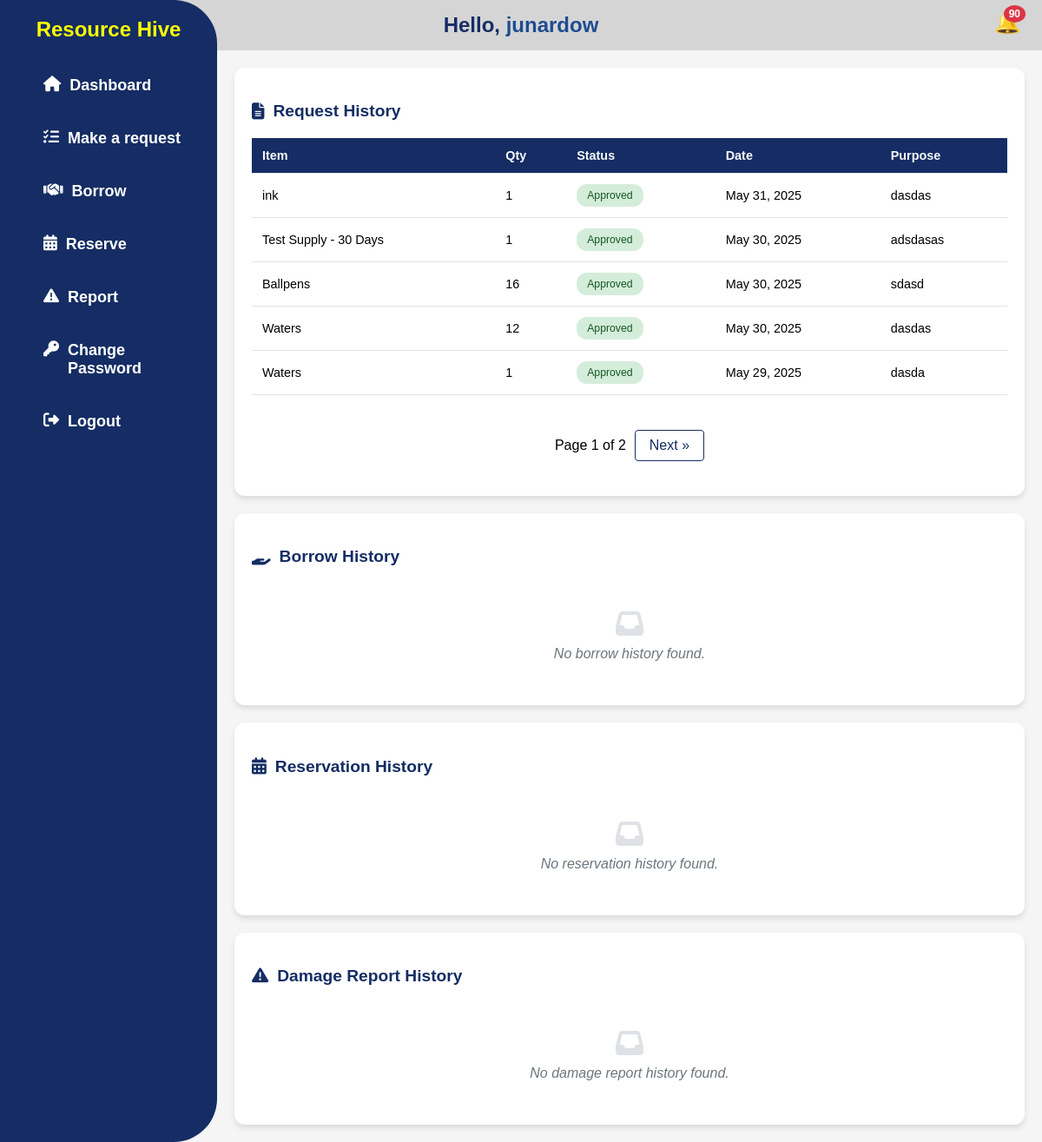
The app's page /userpanel/user_dashboard/ (signed in), older data.
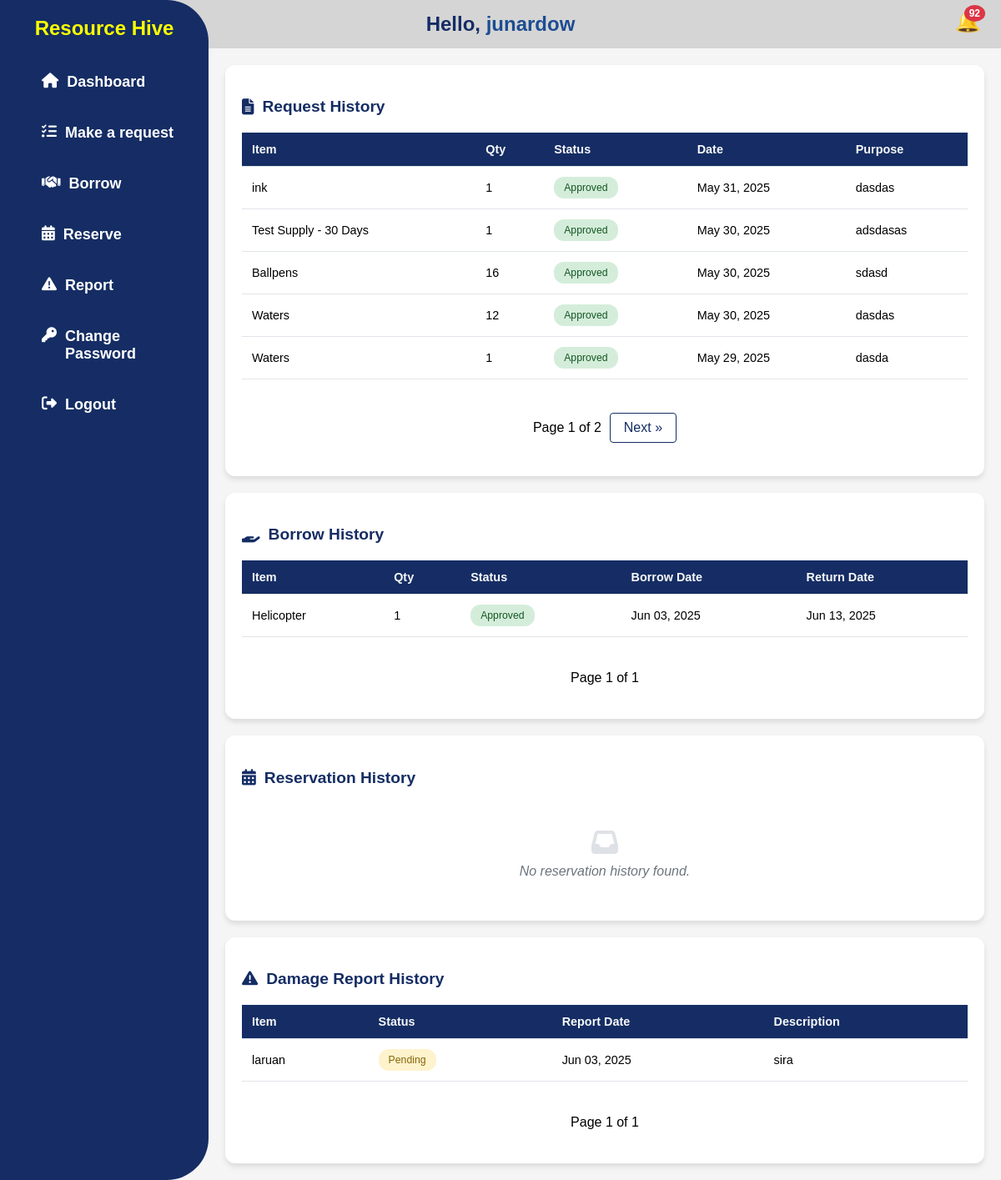
The same page, newer data.
### app/models.py (models this page shows, shortened)
class Supply(models.Model):
    STATUS_CHOICES = [
        ('low_stock', 'Low Stock'),
        ('out_of_stock', 'Out of Stock'),
        ('available', 'Available'),
    ]
    CATEGORY_CHOICES = [
        ('office_supplies', 'Office Supplies Expenses'),
        ('textbooks', 'Textbooks and Instructional Materials Expenses'),
        ('other_supplies', 'Other Supplies & Materials Expenses'),
    ]
    SUBCATEGORY_CHOICES = [
        ('common_office', 'COMMON OFFICE SUPPLIES AND MATERIALS'),
        ('filing', 'FILING SUPPLIES AND MATERIALS'),
        ('ribbons', 'RIBBONS, INKS, TONERS AND CARTRIDGES'),
        ('paper', 'PAPER PRODUCTS'),
        ('university_activity', 'OTHER UNIVERSITY ACTIVITY 1 (CSG Activity)'),
        ('printed_journals', 'PRINTED JOURNALS'),
        ('common_cleaning', 'COMMON CLEANING SUPPLIES AND MATERIALS'),
        ('other_supplies', 'OTHER SUPPLIES AND MATERIALS'),
        ('electrical', 'ELECTRICAL, LIGHTING FIXTURES, TOOLS AND ACCESSORIES'),
        ('kitchen', 'KITCHEN SUPPLIES AND MATERIALS'),
        ('common_office_supplies', 'COMMON OFFICE SUPPLIES'),
        ('cleaning_supplies', 'CLEANING SUPPLIES AND MATERIALS'),
        ('covid_supplies', 'COVID RECOVERY SUPPLIES'),
        ('electrical_supplies', 'ELECTRICAL SUPPLIES AND MATERIALS'),
    ]
    supply_name = models.CharField(max_length=255)
    category = models.CharField(max_length=100, choices=CATEGORY_CHOICES, null=True, blank=True)
    subcategory = models.CharField(max_length=100, choices=SUBCATEGORY_CHOICES, null=True, blank=True)
    description = models.TextField(blank=True, null=True)
    barcode = models.CharField(max_length=100, unique=True)
    available_for_request = models.BooleanField(default=True)
    date_received = models.DateField()
    expiration_date = models.DateField(null=True, blank=True)
    last_updated = models.DateTimeField(auto_now=True)
    class Meta:
        permissions = [
            ("view_admin_dashboard", "Can view  admin dashboard"),
            ("view_checkout_page", "Can view checkout page"),
            ("view_user_dashboard", "Can view user dashboard"), #user side permissions
            ("view_user_module", "Can view user module"),
            ("view_admin_module", "Can view admin module"),
        ]

class SupplyRequest(models.Model):
    STATUS_CHOICES = [
        ('pending', 'Pending'),
        ('approved', 'Approved'),
        ('rejected', 'Rejected'),
    ]
    user = models.ForeignKey(User, on_delete=models.CASCADE)
    supply = models.ForeignKey(Supply, on_delete=models.CASCADE)
    quantity = models.PositiveIntegerField()
    request_date = models.DateTimeField(auto_now_add=True)
    purpose = models.TextField()
    approved_date = models.DateTimeField(null=True, blank=True)
    status = models.CharField(max_length=20, choices=STATUS_CHOICES, default='pending')
    remarks = models.TextField(blank=True, null=True)

class Property(models.Model):
    CONDITION_CHOICES = [
        ('In good condition', 'In good condition'),
        ('Needing repair', 'Needing repair'),
        ('Unserviceable', 'Unserviceable'),
        ('Obsolete', 'Obsolete'),
        ('No longer needed', 'No longer needed'),
        ('Not used since purchased', 'Not used since purchased'),
    ]
    AVAILABILITY_CHOICES = [
        ('available', 'Available'),
        ('not_available', 'Not Available'),
    ]
    property_number = models.CharField(max_length=100, unique=True, null=True, blank=True)
    property_name = models.CharField(max_length=100)
    category = models.ForeignKey(PropertyCategory, on_delete=models.SET_NULL, null=True, blank=True)
    description = models.TextField(null=True, blank=True)
    barcode = models.CharField(max_length=150, unique=True, null=True, blank=True)
    unit_of_measure = models.CharField(max_length=50, null=True, blank=True)
    unit_value = models.DecimalField(
        max_digits=10, decimal_places=2,
        blank=True, null=True,
        validators=[MinValueValidator(0)]
    )
    overall_quantity = models.PositiveIntegerField(validators=[MinValueValidator(0)], default=0)
    quantity = models.PositiveIntegerField(validators=[MinValueValidator(0)], default=0)
    location = models.CharField(max_length=255, null=True, blank=True)
    condition = models.CharField(max_length=100, choices=CONDITION_CHOICES, default='In good condition')
    availability = models.CharField(max_length=20, choices=AVAILABILITY_CHOICES, default='available')

class BorrowRequest(models.Model):
    STATUS_CHOICES = [
        ('pending', 'Pending'),
        ('approved', 'Approved'),
        ('returned', 'Returned'),
        ('overdue', 'Overdue'),
        ('declined', 'Declined'),
    ]
    user = models.ForeignKey(User, on_delete=models.CASCADE)
    property = models.ForeignKey(Property, on_delete=models.CASCADE)
    quantity = models.PositiveIntegerField()
    status = models.CharField(max_length=20, choices=STATUS_CHOICES, default='pending')
    remarks = models.TextField(blank=True, null=True)
    borrow_date = models.DateTimeField(auto_now_add=True)
    return_date = models.DateField()
    actual_return_date = models.DateField(null=True, blank=True)
    purpose = models.TextField()

class DamageReport(models.Model):
    STATUS_CHOICES = [
        ('pending', 'Pending'),
        ('reviewed', 'Reviewed'),
        ('resolved', 'Resolved'),
    ]
    user = models.ForeignKey(User, on_delete=models.CASCADE)
    item = models.ForeignKey(Property, on_delete=models.CASCADE)
    description = models.TextField()
    status = models.CharField(max_length=20, choices=STATUS_CHOICES, default='pending')
    remarks = models.TextField(blank=True, null=True)
    report_date = models.DateTimeField(auto_now_add=True)

### userpanel/views.py (the view)
# urls.py: path('user_dashboard/', UserDashboardView.as_view(), name='user_dashboard'),
class UserDashboardView(LoginRequiredMixin, PermissionRequiredMixin, TemplateView):
    template_name = 'userpanel/user_dashboard.html'
    permission_required = 'app.view_user_module'
    def get_context_data(self, **kwargs):
        context = super().get_context_data(**kwargs)
        user = self.request.user
        per_page = 5
        request_page = self.request.GET.get('request_page', 1)
        borrow_page = self.request.GET.get('borrow_page', 1)
        reservation_page = self.request.GET.get('reservation_page', 1)
        damage_page = self.request.GET.get('damage_page', 1)
        request_history_qs = SupplyRequest.objects.filter(user=user).order_by('-request_date')
        borrow_history_qs = BorrowRequest.objects.filter(user=user).order_by('-borrow_date')
        reservation_history_qs = Reservation.objects.filter(user=user).order_by('-reservation_date')
        damage_history_qs = DamageReport.objects.filter(user=user).order_by('-report_date')
        request_paginator = Paginator(request_history_qs, per_page)
        borrow_paginator = Paginator(borrow_history_qs, per_page)
        reservation_paginator = Paginator(reservation_history_qs, per_page)
        damage_paginator = Paginator(damage_history_qs, per_page)
        request_history_page = request_paginator.get_page(request_page)
        borrow_history_page = borrow_paginator.get_page(borrow_page)
        reservation_history_page = reservation_paginator.get_page(reservation_page)
        damage_history_page = damage_paginator.get_page(damage_page)
        def request_to_dict(req):
            return {
                'item': req.supply.supply_name,
                'quantity': req.quantity,
                'status': req.get_status_display(),
                'date': req.request_date,
                'purpose': req.purpose,
            }
        def borrow_to_dict(borrow):
            return {
                'item': borrow.property.property_name,
                'quantity': borrow.quantity,
                'status': borrow.get_status_display(),
                'borrow_date': borrow.borrow_date,
                'return_date': borrow.return_date,
            }
        def reservation_to_dict(res):
            return {
                'item': res.item.property_name,
                'quantity': res.quantity,
                'status': res.get_status_display(),
                'needed_date': res.needed_date,
                'return_date': res.return_date,
                'purpose': res.purpose,
            }
        def damage_to_dict(report):
            return {
                'item': report.item.property_name,
                'status': report.get_status_display(),
                'date': report.report_date,
                'description': report.description,
            }
        context.update({
            'notifications': Notification.objects.filter(user=user).order_by('-timestamp'),
            'unread_count': Notification.objects.filter(user=user, is_read=False).count(),
            'request_history': [request_to_dict(r) for r in request_history_page],
            'request_history_page': request_history_page,
            'borrow_history': [borrow_to_dict(b) for b in borrow_history_page],
            'borrow_history_page': borrow_history_page,
            'reservation_history': [reservation_to_dict(r) for r in reservation_history_page],
            'reservation_history_page': reservation_history_page,
            'damage_history': [damage_to_dict(d) for d in damage_history_page],
            'damage_history_page': damage_history_page,
        })
        return context

### userpanel/templates/userpanel/user_dashboard.html (shortened to what the changed rows need)
{% load static %}
<!DOCTYPE html>
<html lang="en">
  <head>
    <link rel="stylesheet" href="{% static 'css/userStyle.css' %}" />
    <link
      rel="stylesheet"
      href="https://cdnjs.cloudflare.com/ajax/libs/font-awesome/6.4.2/css/all.min.css"
    />
  </head>
  <body>
    {% block content %} {% include 'userpanel/user_navbar.html' %}
    <div class="parent">
      <div class="div1">
        <h2>Hello, <span>{{ request.user.username }}</span></h2>
      </div>
      <div
        class="notification-container"
        id="notificationBell"
        aria-label="Notifications"
        tabindex="0"
        role="button"
      >
        <span class="bell-icon" title="Notifications">🔔</span>
        {% if unread_count > 0 %}
        <span class="notification-count" id="notificationCount"
          >{{ unread_count }}</span
        >
        {% endif %}
      </div>
    </div>
    <div class="history-section">
      <div class="history-table-container">
        {% if request_history %}
        <div class="table-wrapper">
          <table class="history-table">
            <thead>
              <tr>
                <th>Item</th>
                <th>Qty</th>
                <th>Status</th>
                <th>Date</th>
                <th>Purpose</th>
              </tr>
            </thead>
            <tbody>
              {% for request in request_history %}
              <tr>
                <td>{{ request.item|truncatechars:30 }}</td>
                <td>{{ request.quantity }}</td>
                <td>
                  <span
                    class="status-badge status-{{ request.status|lower|cut:' ' }}"
                  >
                    {{ request.status }}
                  </span>
                </td>
                <td>{{ request.date|date:"M d, Y" }}</td>
                <td>{{ request.purpose|truncatechars:40 }}</td>
              </tr>
              {% endfor %}
            </tbody>
          </table>
        </div>
        {% else %}
        <div class="no-history">
          <i class="fas fa-inbox"></i>
          <p>No request history found.</p>
        </div>
        {% endif %}
      </div>
      <div class="history-table-container">
        {% if borrow_history %}
        <div class="table-wrapper">
          <table class="history-table">
            <thead>
              <tr>
                <th>Item</th>
                <th>Qty</th>
                <th>Status</th>
                <th>Borrow Date</th>
                <th>Return Date</th>
              </tr>
            </thead>
            <tbody>
              {% for borrow in borrow_history %}
              <tr>
                <td>{{ borrow.item|truncatechars:30 }}</td>
                <td>{{ borrow.quantity }}</td>
                <td>
                  <span
                    class="status-badge status-{{ borrow.status|lower|cut:' ' }}"
                  >
                    {{ borrow.status }}
                  </span>
                </td>
                <td>{{ borrow.borrow_date|date:"M d, Y" }}</td>
                <td>{{ borrow.return_date|date:"M d, Y" }}</td>
              </tr>
              {% endfor %}
            </tbody>
          </table>
          <div class="pagination">
            <span>
              Page {{ borrow_history_page.number }} of
              {{ borrow_history_page.paginator.num_pages }}
            </span>
          </div>
        </div>
        {% else %}
        <div class="no-history">
          <i class="fas fa-inbox"></i>
          <p>No borrow history found.</p>
        </div>
        {% endif %}
      </div>
      <div class="history-table-container">
        {% if damage_history %}
        <div class="table-wrapper">
          <table class="history-table">
            <thead>
              <tr>
                <th>Item</th>
                <th>Status</th>
                <th>Report Date</th>
                <th>Description</th>
              </tr>
            </thead>
            <tbody>
              {% for report in damage_history %}
              <tr>
                <td>{{ report.item|truncatechars:30 }}</td>
                <td>
                  <span
                    class="status-badge status-{{ report.status|lower|cut:' ' }}"
                  >
                    {{ report.status }}
                  </span>
                </td>
                <td>{{ report.date|date:"M d, Y" }}</td>
                <td>{{ report.description|truncatechars:50 }}</td>
              </tr>
              {% endfor %}
            </tbody>
          </table>
          <div class="pagination">
            <span>
              Page {{ damage_history_page.number }} of
              {{ damage_history_page.paginator.num_pages }}
            </span>
          </div>
        </div>
        {% else %}
        <div class="no-history">
          <i class="fas fa-inbox"></i>
          <p>No damage report history found.</p>
        </div>
        {% endif %}
      </div>
    </div>
    {% endblock content %}
  </body>
</html>

Row changes from the older to the newer data that the page shows:
now on this page (row edited): Property: item "Helicopter"
added BorrowRequest: borrow_date "Jun 03, 2025", return_date "Jun 13, 2025"
added DamageReport: item "laruan", status "Pending", date "Jun 03, 2025", description "sira"
Text that changed along with them:
{{ unread_count }}: "90" → "92"
{{ borrow_history_page.number }}: (not shown) → "1"
{{ borrow_history_page.paginator.num_pages }}: (not shown) → "1"
{{ damage_history_page.number }}: (not shown) → "1"
{{ damage_history_page.paginator.num_pages }}: (not shown) → "1"
text no longer shown: "No borrow history found. No damage report history found."
text now shown: "Item Qty Status Borrow Date Return Date Page of Item Status Report Date Description Page of"
new list line: "1 Approved"
